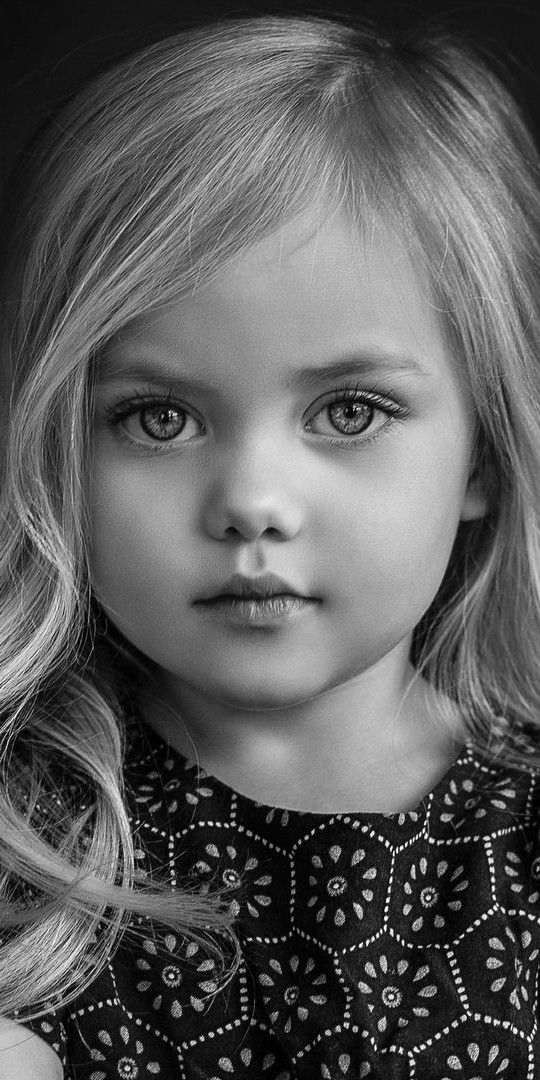
%> input picture k3.jpg, 540 x 1080 px
$ octave untitled.m   (GNU Octave 9; MATLAB toolbox functions it lacks are replaced by stand-ins)
%> lines starting %> are read from the running program, lines starting %| are printed output that depends on the picture
image=imread("E:/pic/k3.jpg");
%> image is the input picture: size 1080x540x3 uint8; min 0, max 255, mean 92.2
image_gray=rgb2gray(image);

subplot(2,2,1),imshow(image_gray),title("org");

mad=ordfilt2(image_gray,5,ones(3,3));
subplot(2,2,2),imshow(mad),title("mad");

min=ordfilt2(image_gray,1,ones(3,3));
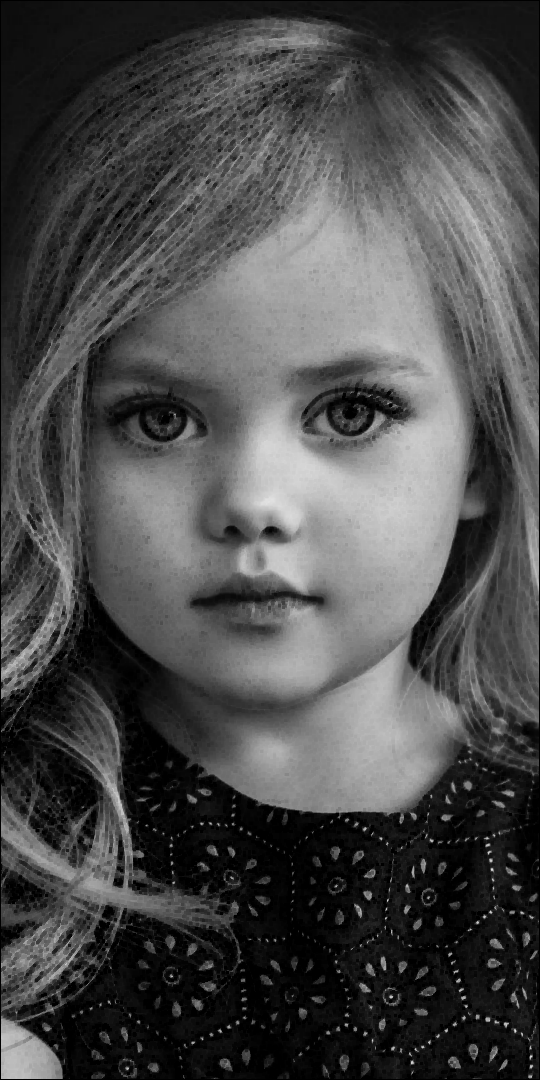
%> min: size 1080x540 uint8; min 0, max 226, mean 74.6
subplot(2,2,3),imshow(min),title("min");


max=ordfilt2(image_gray,9,ones(3,3));
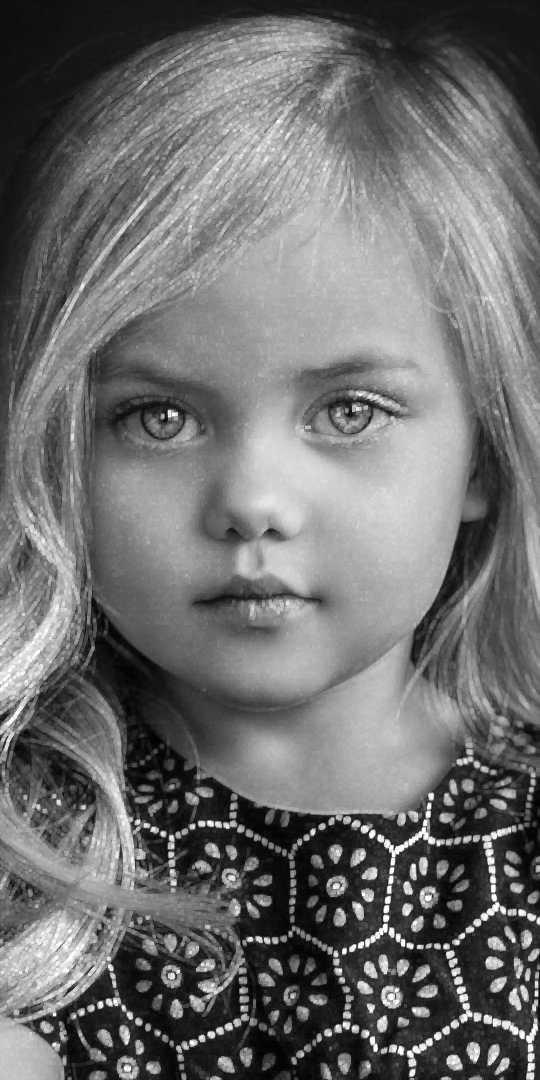
%> max: size 1080x540 uint8; min 0, max 255, mean 110.9
subplot(2,2,4),imshow(max),title("max");


figure;

image_1=imread("E:/pic/k3.jpg");
image_2=rgb2gray(image_1);

subplot(2,3,2),imshow(image_2),title("org");

A=edge(image_2,"sobel");
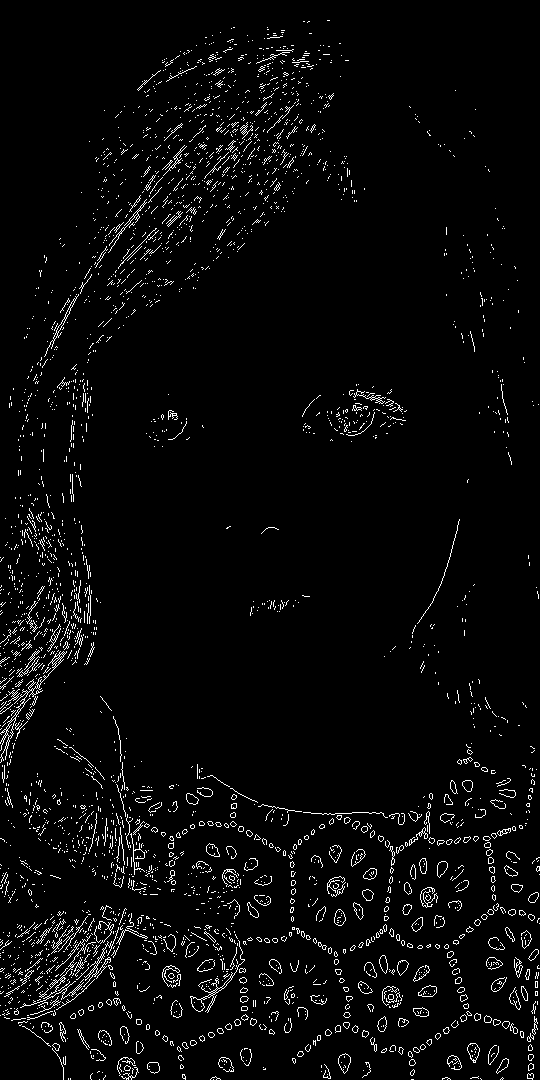
%> A: size 1080x540 logical; 3.5% white in thin lines or dots
subplot(2,3,4),imshow(A),title("soble");

B=edge(image_2,"prewitt");
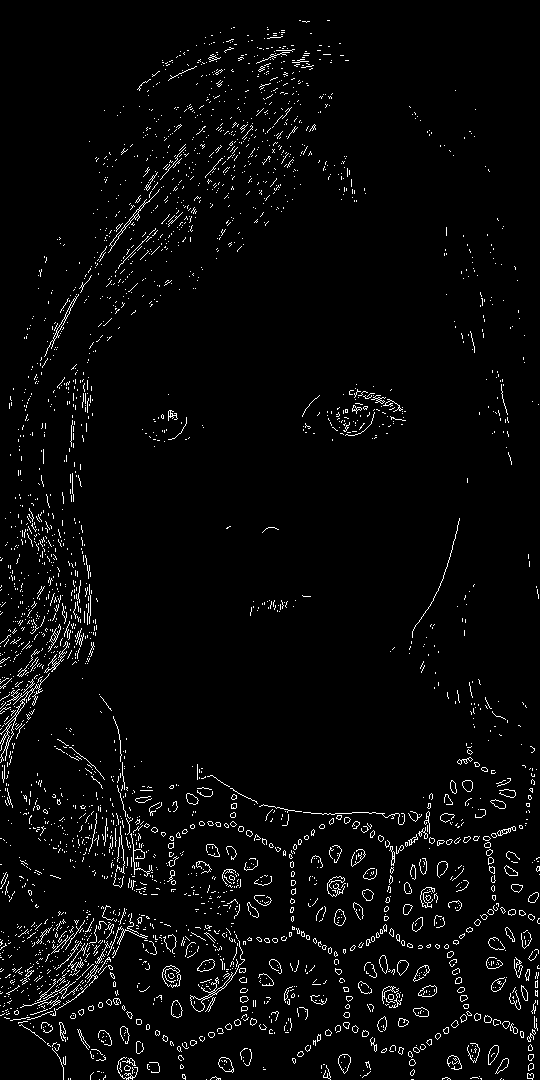
%> B: size 1080x540 logical; 3.3% white in thin lines or dots
subplot(2,3,6),imshow(B),title("prewitt");

C=edge(image_2,"canny");
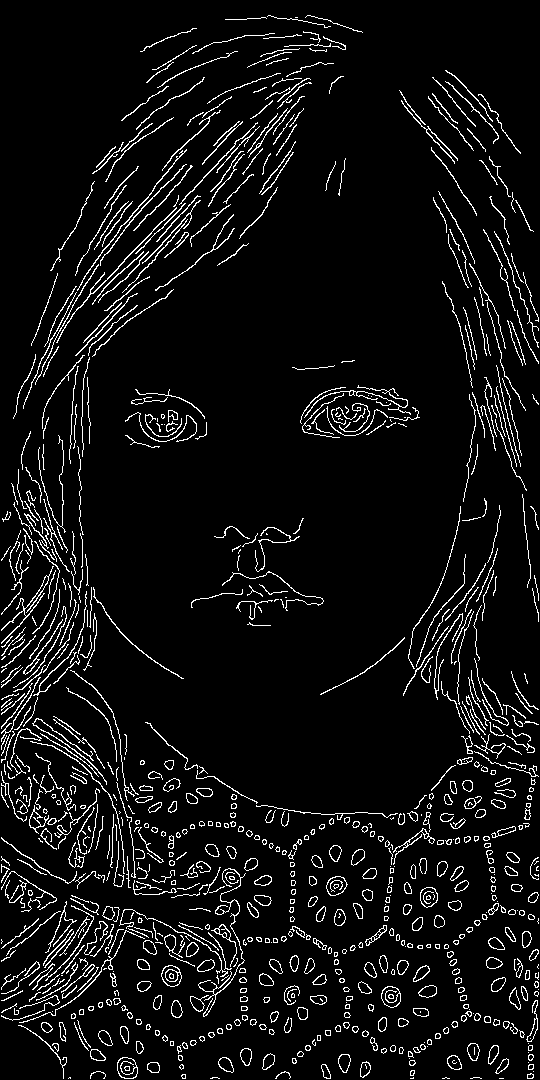
%> C: size 1080x540 logical; 6.4% white in thin lines or dots
subplot(2,3,5),imshow(C),title("canny");
